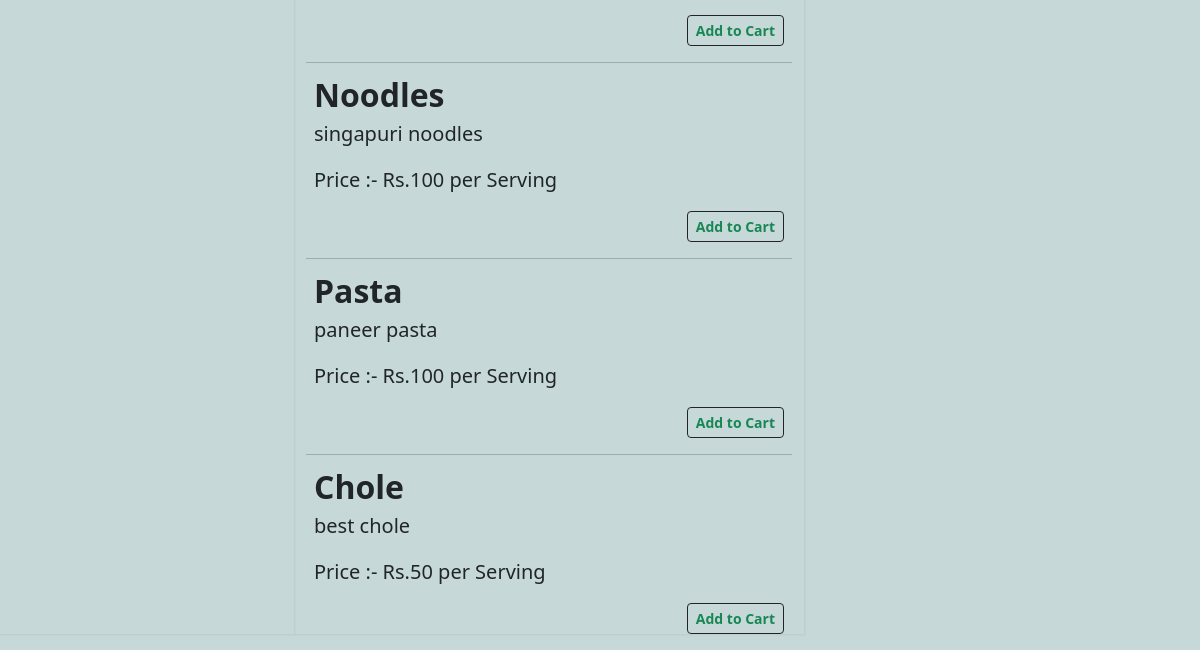
Before: / (lower part) with the older database file.
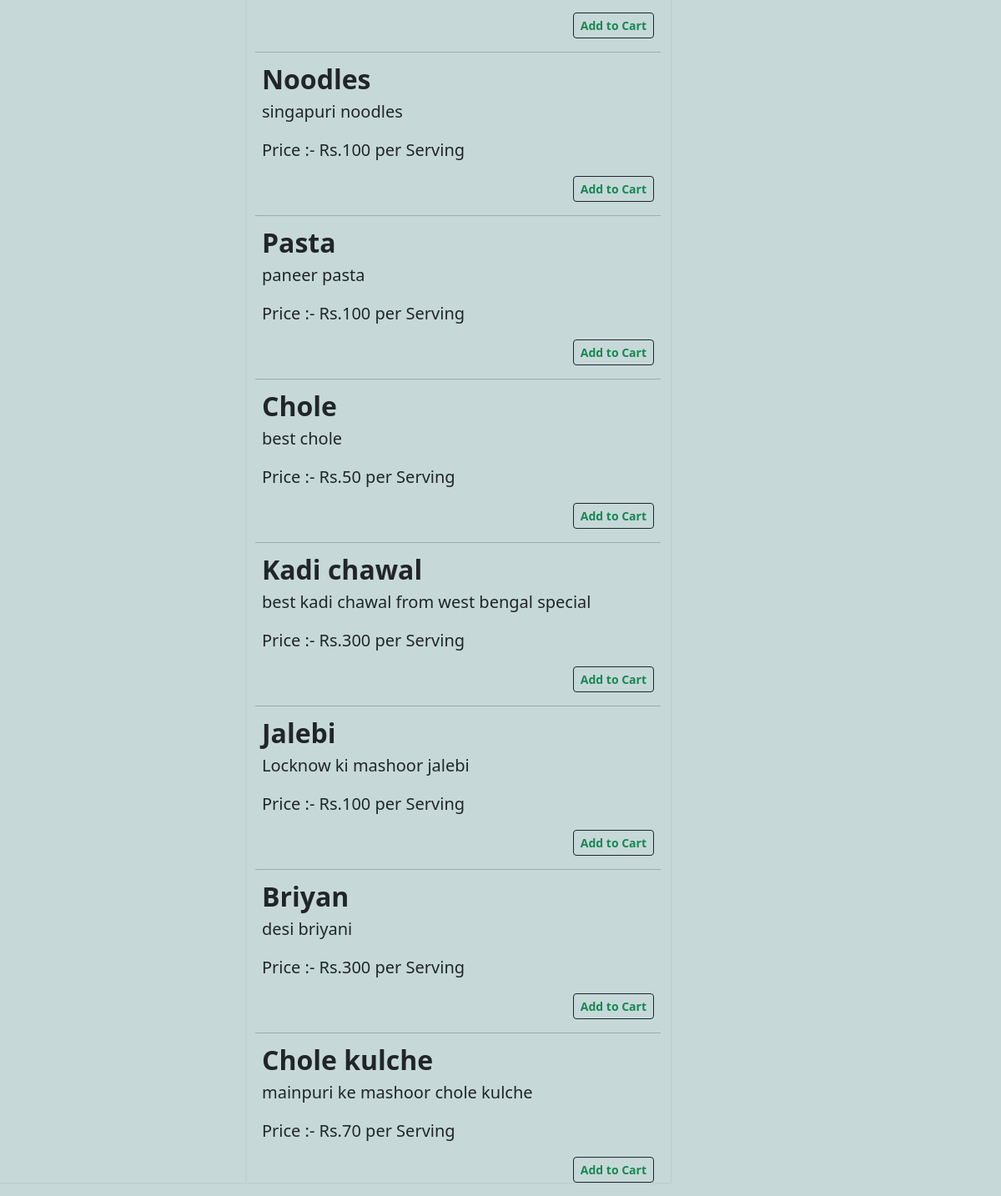
After: the same page with the newer database file.
### service/models.py (models this page shows, shortened)
class Dishes(models.Model):
    name = models.CharField(max_length=150)
    description= models.TextField()
    price = models.PositiveIntegerField()

### service/views.py (the view)
# urls.py: 2. Add a URL to urlpatterns:  path('', Home.as_view(), name='home')
def Home(request):
    product = Dishes.objects.all()
    if request.user.is_authenticated:
        cart = Cart.objects.filter(customer=request.user.customer)[::-1]
        cart_total=0
        for p in cart:
            cart_total+=p.total_price
    else:
        cart={}
        cart_total=0
    context={'product':product, 'cart':cart, 'cart_total':cart_total}
    return render(request, 'index.html', context)

### templates/index.html (shortened to what this page needs)
{% extends 'base.html' %}
{% load static %}
{% block body %}
<div class="row my-3">
    <div class="col-md-3 shadow2">
    </div>
    <div class="col-md-5 shadow2 ">
        {% for p in product %}
        <hr>
        <div class="row featurette px-2 ">
            <div class="col-12">
                <h2 class="featurette-heading fw-normal lh-1 fw-bold">{{p.name.capitalize}}</h2>
                <p class="lead">{{p.description}}</p>
                <p class="lead">Price :- Rs.{{p.price}} per Serving</p>
                {% if p.name in cart %}
                <a class="btn btn-success py-1 add-to-cart" data-productid="{{p.id}}" data-action="add" style="float:right ;"><i class="fa-solid fa-plus"></i></a>
                <a class="btn btn-danger py-1 mx-2 add-to-cart" data-productid="{{p.id}}" data-action="remove" style="float:right ;"><i class="fa-solid fa-minus"></i></a>
                {% else %}
                <a class="btn btn-outline-dark text-success fw-bold btn-sm add-to-cart" data-productid="{{p.id}}" data-action="add" style="float:right ;">Add to Cart</a>
                {% endif %}
            </div>
        </div>
        {% endfor %}
    </div>
    <div class="col-md-4">
    </div>
</div>
{% endblock body%}

### templates/base.html (shortened to what this page needs)
<!DOCTYPE html>
{% load static %}
<html>
<head>
    <link href="https://cdn.jsdelivr.net/npm/bootstrap@5.2.0-beta1/dist/css/bootstrap.min.css" rel="stylesheet"
>
        <link rel="stylesheet" href="{%static 'style.css' %}">
    </head>
<body>
    {% block body %}
    {% endblock body%}
</body>
</html>

### static/style.css (style rules this page uses)
* { margin: 0; padding: 0; }
body { background-color: rgba(128, 171, 169, 0.443); }
.shadow2 { box-shadow: 1px 1px 2px 0 rgba(0, 0, 0, 0.068); }

Changed rows visible on the page:
added Dishes: name "Kadi chawal", description "best kadi chawal from west bengal special", price "300"
added Dishes: name "Jalebi", description "Locknow ki mashoor jalebi", price "100"
added Dishes: name "Briyan", description "desi briyani", price "300"
added Dishes: name "Chole kulche", description "mainpuri ke mashoor chole kulche", price "70"
